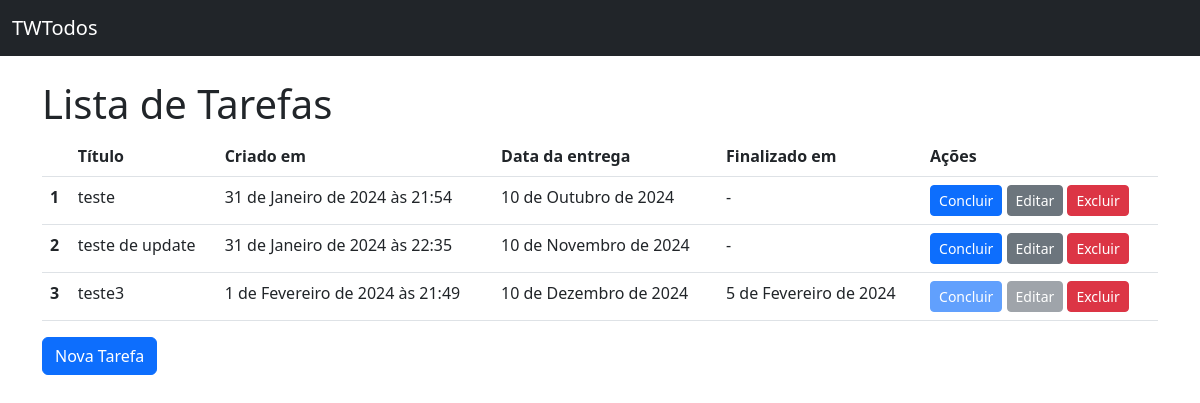
Before: / with the older database file.
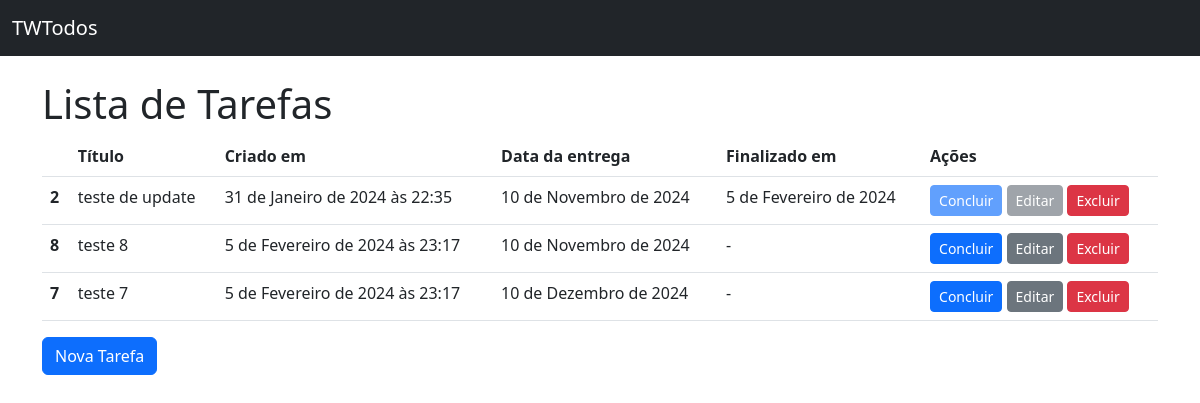
After: the same page with the newer database file.
### todos/models.py (models this page shows, shortened)
class Todo(models.Model):
    title = models.CharField(verbose_name="Titulo",max_length=100, null=False, blank=False)
    created_at = models.DateTimeField(auto_now_add=True, null=False, blank=False)
    deadline = models.DateField(verbose_name="Data da Entrega",null=False, blank=False)
    finished_at = models.DateField(null=True)
    class Meta:
        ordering = ["deadline"]

### todos/views.py (the view)
# urls.py: path('', TodoListView.as_view(), name="todo_list"),
class TodoListView(ListView):
    model = Todo

### todos/templates/todos/todo_list.html (shortened to what this page needs)
{% extends 'base.html' %}
{% block content %}
<h1>Lista de Tarefas</h1>
{% if todo_list %}
   <table class="table">
    <thead>
      <tr>
        <th scope="col"> </th>
        <th scope="col">Título</th>
        <th scope="col">Criado em</th>
        <th scope="col">Data da entrega</th>
        <th scope="col">Finalizado em</th>
        <th scope="col">Ações</th>
      </tr>
    </thead>
    <tbody>
        {% for todo in todo_list %}
          <tr>
            <th scope="row">{{ todo.pk }}</th>
            <td>{{ todo.title }}</td>
            <td>{{ todo.created_at }}</td>
            <td>{{ todo.deadline }}</td>
            <td>{{ todo.finished_at | default:"-"}}</td>
            <td>
                <a href="{% url 'todo_complete' pk=todo.pk %}" class="btn btn-primary btn-sm {% if todo.finished_at %}disabled{% endif %}">Concluir</a>
                <a href="{% url 'todo_update' pk=todo.pk %}" class="btn btn-secondary btn-sm {% if todo.finished_at %}disabled{% endif %}">Editar</a>
                <a href="{% url 'todo_delete' pk=todo.pk %}" class="btn btn-danger btn-sm">Excluir</a>
            </td>
          </tr>
        {% endfor %}
    </tbody>
  </table>
{% else %}
    <p>Não há tarefas</p>
{% endif %}
  <a href="{% url 'todo_create' %}" class="btn btn-primary">Nova Tarefa</a>
{% endblock content %}

Changed rows visible on the page:
removed Todo: pk "1", title "teste", created_at "31 de Janeiro de 2024 às 21:54", deadline "10 de Outubro de 2024", finished_at "-"
removed Todo: pk "3", title "teste3", created_at "1 de Fevereiro de 2024 às 21:49", deadline "10 de Dezembro de 2024", finished_at "5 de Fevereiro de 2024"
changed Todo "teste de update": finished_at "-" → "5 de Fevereiro de 2024"
added Todo: pk "8", title "teste 8", created_at "5 de Fevereiro de 2024 às 23:17", deadline "10 de Novembro de 2024", finished_at "-"
added Todo: pk "7", title "teste 7", created_at "5 de Fevereiro de 2024 às 23:17", deadline "10 de Dezembro de 2024", finished_at "-"
